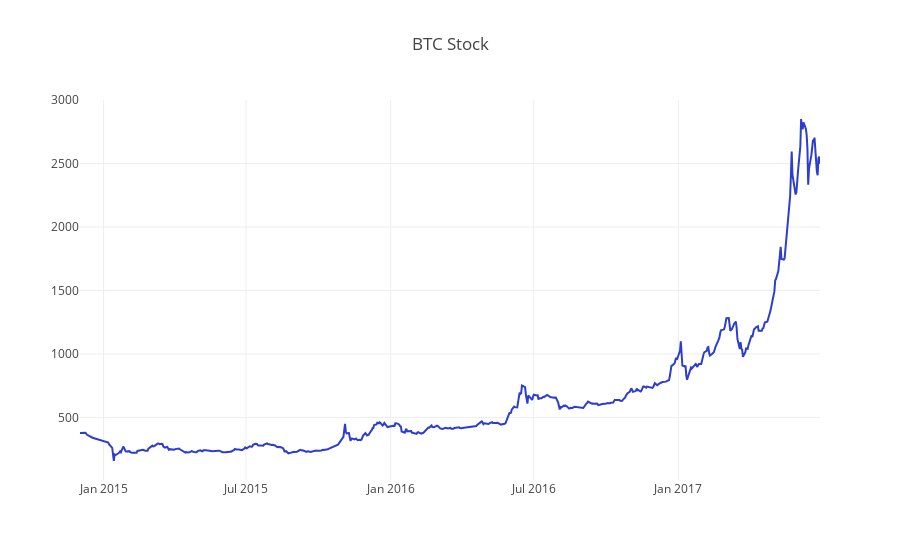

Notebook code for this chart:
### Code cell
btc_ticker = 'BTC'

project_helper.plot_stock(close_inner[btc_ticker], '{} Stock'.format(btc_ticker))

### Figure 1 — Plotly figure (JSON) as saved in the notebook; plotly's stock layout.template omitted (floating-point values rounded to 4 significant figures; data arrays with more than 128 entries replaced by an {"elided": "..."} marker saying what was removed)
{"data": [{"line": {"color": "#2D3ECF"}, "name": "Index", "type": "scatter", "x": {"elided": "632 str values"}, "y": {"elided": "632 float values"}}], "layout": {"title": "BTC Stock"}}
